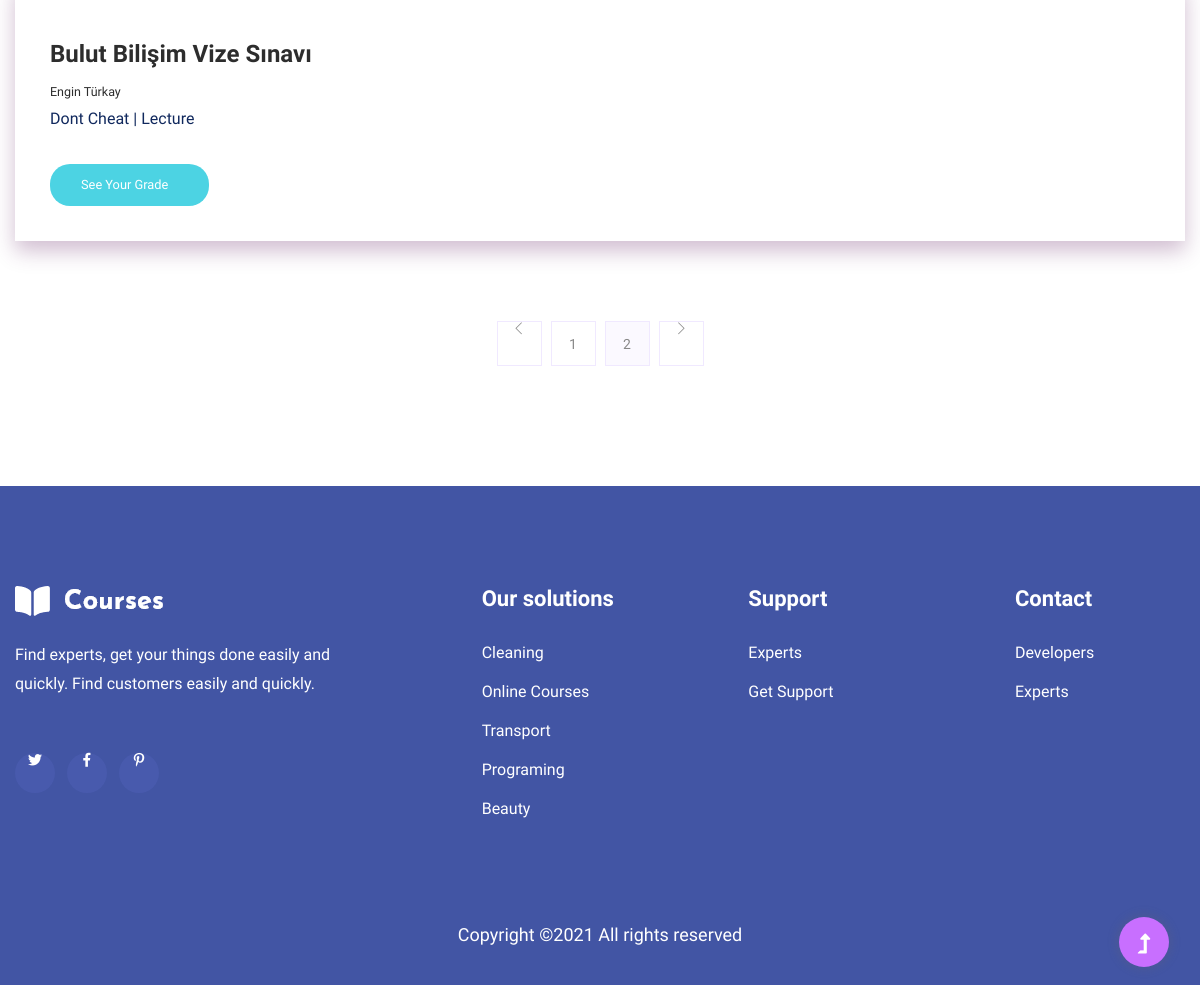
Page /main/student/ (signed in, lower part) on the earlier database version.
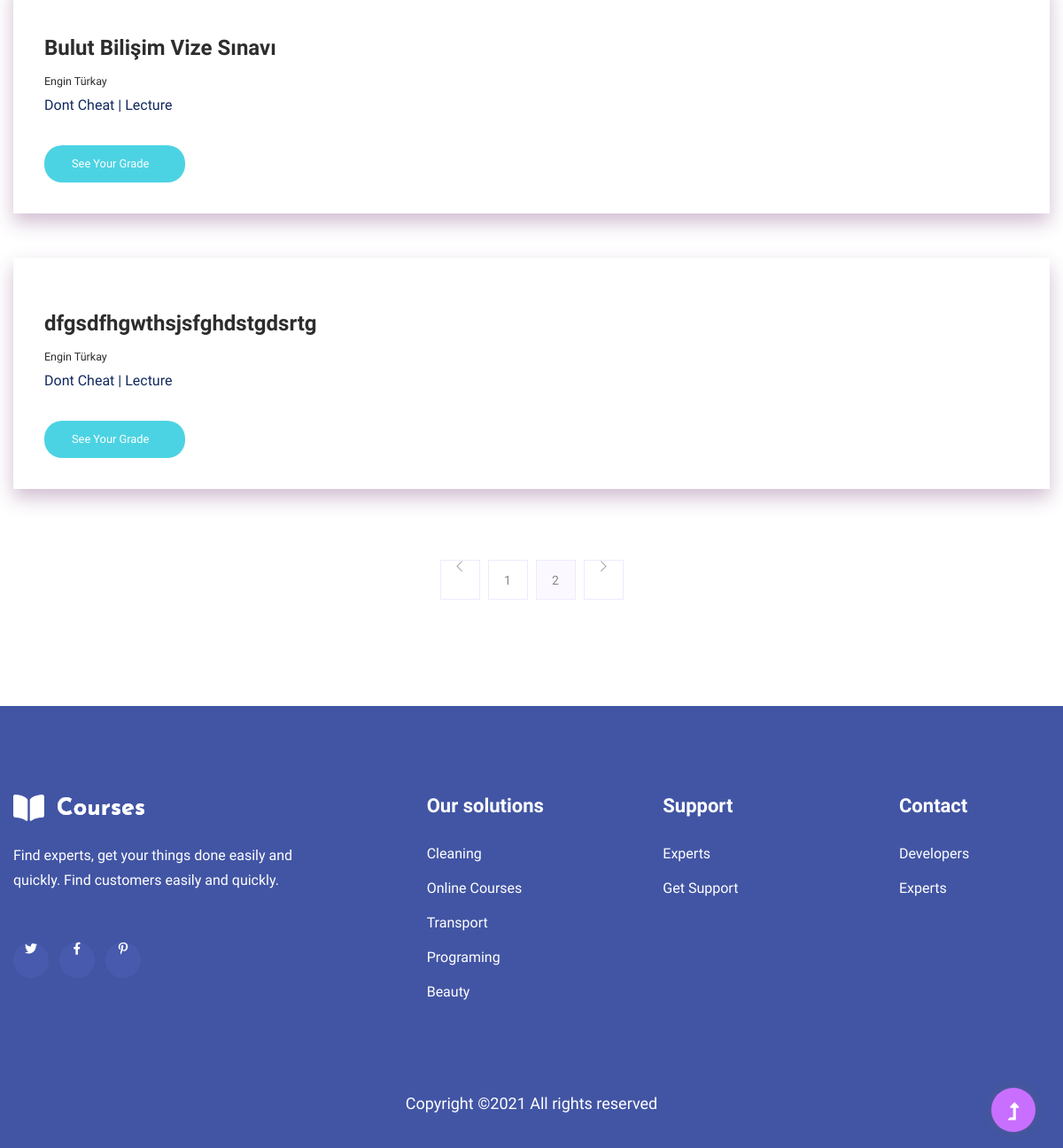
Same page on the later database version.
### exam/models.py (models this page shows, shortened)
class Exam(models.Model):
    id = CharField(max_length=20, primary_key=True, db_column='id')
    name = CharField(max_length=100, db_column='EXNAME')
    organizer = ForeignKey(User,
                           default=None,
                           db_column='ORGANIZER',
                           on_delete=models.CASCADE)
    start_time = DateTimeField(db_column='START')
    end_time = DateTimeField(db_column='END')
    class Meta:
        db_table = "EXAM"

### user/views.py (the view)
@csrf_exempt
def student_main(request):
    if request.method == 'GET':
        print(request.GET)
    mail = request.session['user']
    exams = ExamController.show_assigned_exams(mail)
    return render(request, 'student.html', {'exams': exams})

### exam/controllers.py (called while the page is built)
    @staticmethod
    def show_assigned_exams(email):
        user = User.objects.filter(mail=email).get()
        assignments = Assignment.objects.filter(
            user_id=user.id).prefetch_related('user_id', 'exam_id')
        examlist = []
        for assign in assignments:
            examlist.append(
                AssignedQuiz(assign.exam_id.id, assign.exam_id.organizer.name,
                             assign.exam_id.organizer.surname,
                             assign.exam_id.name, assign.exam_id.start_time,
                             assign.exam_id.end_time))
        return examlist

### templates/student.html (shortened to what this page needs)
{% extends 'base.html' %}
{% load static %}
{% block body %}
         <main>
        <section class="blog_area section-padding">
            <div class="container">
                <div class="row">
                    <div class="col-lg-12 mb-12 mb-lg-12">
                        <div class="blog_left_sidebar">
                            {% for exam in exams %}
                            <article class="blog_item">
                                <div class="blog_details">
                                    <a class="d-inline-block" href="#">
                                        <h2 class="blog-head" style="color: #2d2d2d;">{{ exam.quiz_name}}</h2>
                                    </a>
                                        <h5 class="blog-head" style="color: #2d2d2d;">{{ exam.org_name}}</h5>
                                    <p>Dont Cheat | Lecture</p>
                                    <div class="d-inline-block">
                                        {% if exam.status %}
                                        <a href="#" class="genric-btn info circle arrow">Join Exam<span class="lnr lnr-arrow-right"></span></a>
                                        {% else %}
                                        <a href="{% url 'exam:scores' exam_id=exam.id %}" class="genric-btn success circle arrow">See Your Grade</a>
                                        {% endif %}
                                    </div>
                                    </div>
                            </article>
                            {% endfor %}
                            <nav class="blog-pagination justify-content-center d-flex">
                                <ul class="pagination">
                                    <li class="page-item">
                                        <a href="#" class="page-link" aria-label="Previous">
                                            <i class="ti-angle-left"></i>
                                        </a>
                                    </li>
                                    <li class="page-item">
                                        <a href="#" class="page-link">1</a>
                                    </li>
                                    <li class="page-item active">
                                        <a href="#" class="page-link">2</a>
                                    </li>
                                    <li class="page-item">
                                        <a href="#" class="page-link" aria-label="Next">
                                            <i class="ti-angle-right"></i>
                                        </a>
                                    </li>
                                </ul>
                            </nav>
                        </div>
                    </div>
                </div>
            </div>
        </section>
    </main>
{% endblock%}

Differences in the rows shown:
added Exam: quiz_name "dfgsdfhgwthsjsfghdstgdsrtg"
Other differences:
new list line: "Engin Türkay Dont Cheat | Lecture See Your Grade"
